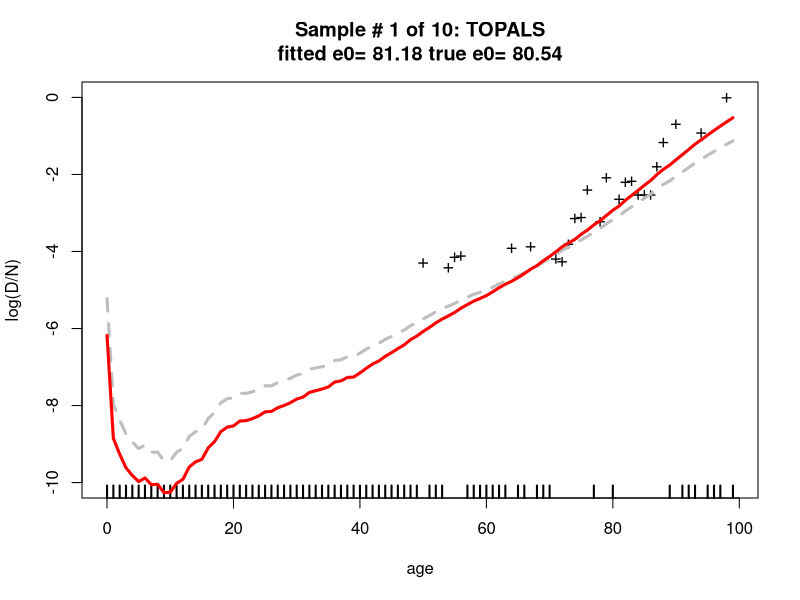
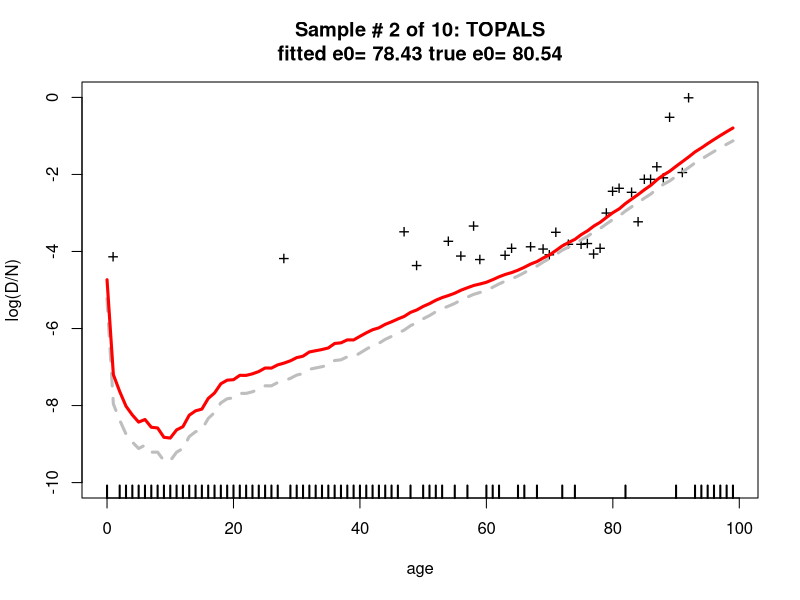
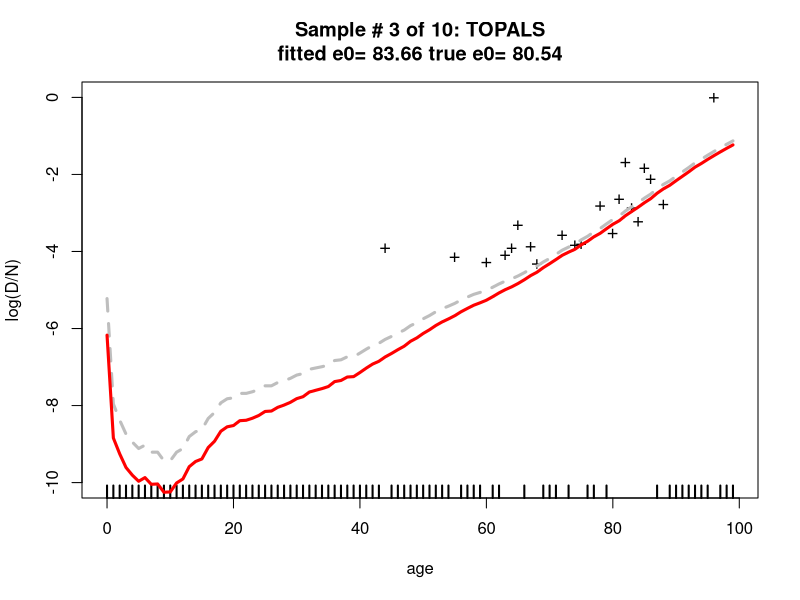
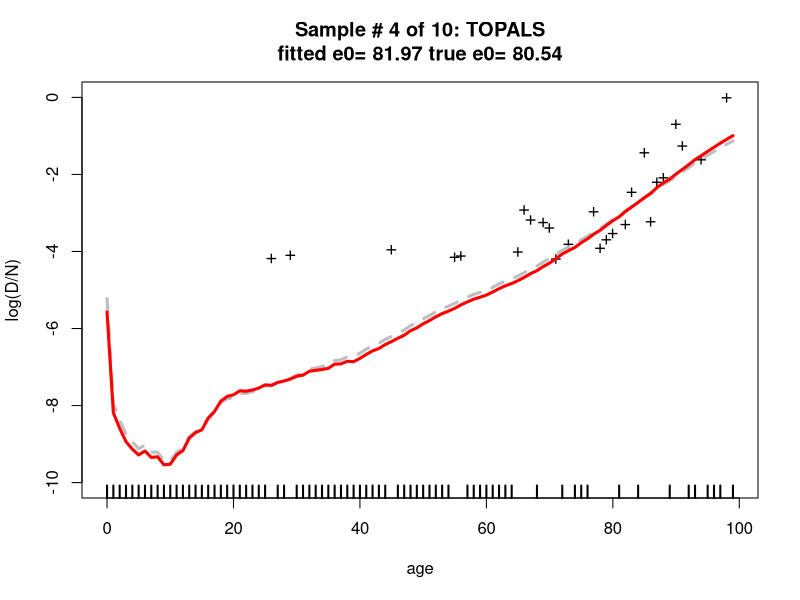
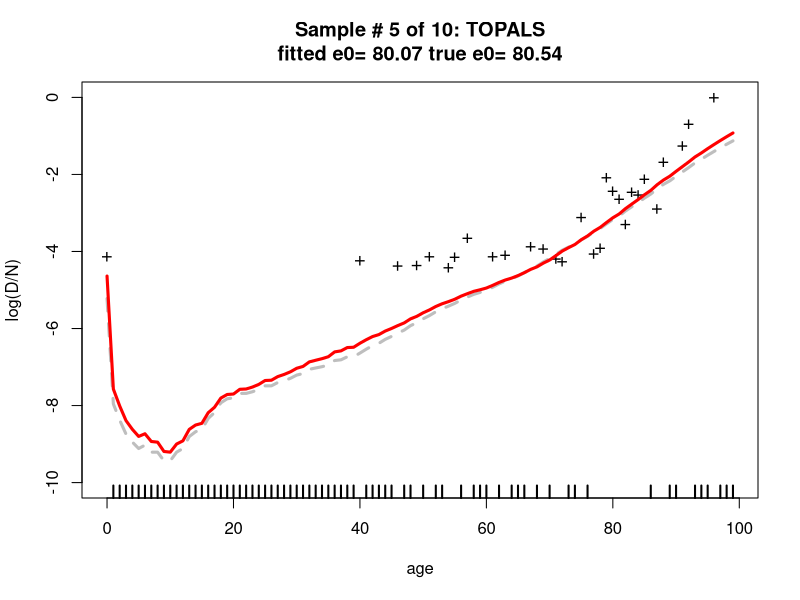
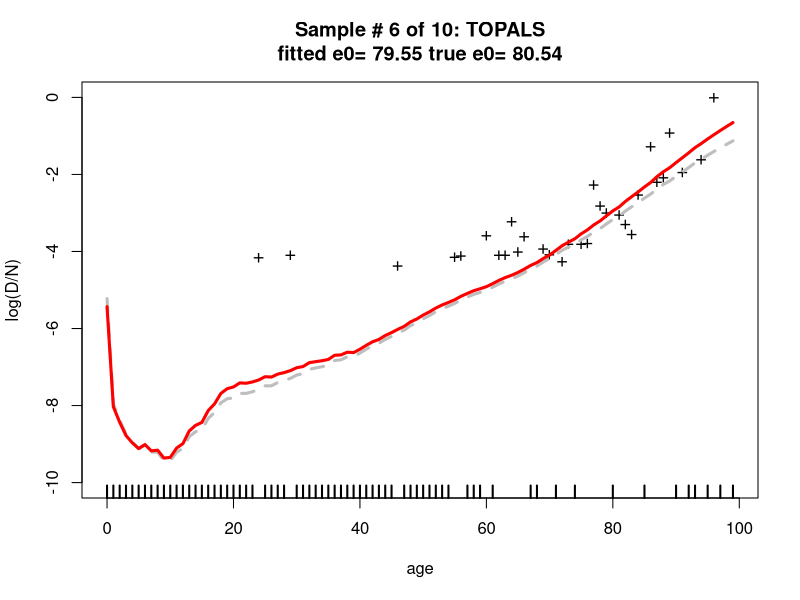
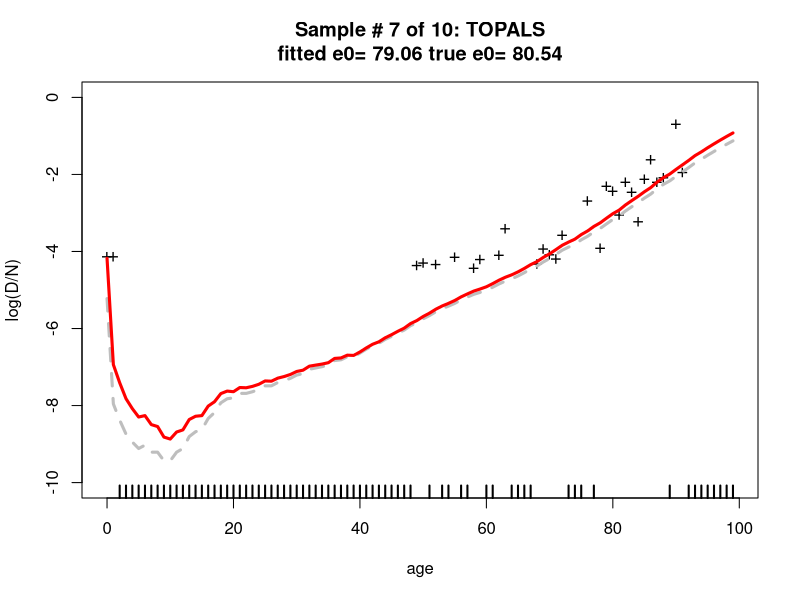
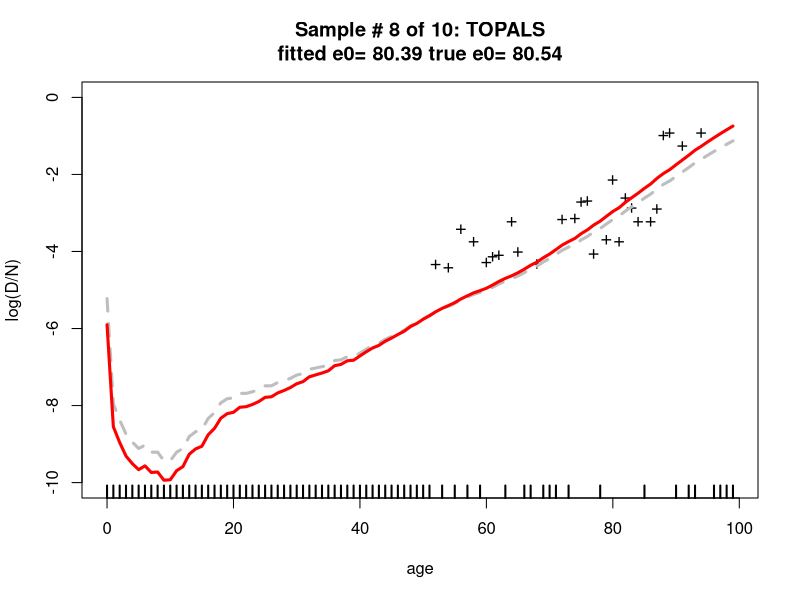

The R source for these figures, in order:
#------------------------------------------------------------
# TOPALS fitting function
#
# Carl Schmertmann
#   created 01 Mar 2018
#   edited  01 Mar 2018
#
# Fits TOPALS parameters to single-year (D,N) data by
# Newton-Raphson iteration with analytical derivatives
#
# A more complete explanation is in 
# https://github.com/schmert/TOPALS/blob/master/TOPALS_fitting.pdf
#------------------------------------------------------------

rm(list=ls())
graphics.off()
if (.Platform$OS.type == 'windows') windows(record=TRUE)

library(splines)



#==== THIS IS THE MAIN FUNCTION ====


TOPALS_fit = function( N, D, std,
                       max_age        = 99,
                       knot_positions = c(0,1,10,20,40,70), 
                       smoothing_k    = 1,
                       max_iter       = 20,
                       alpha_tol      = .00005,
                       details        = FALSE) {

    ## single years of age from 0 to max_age
    age = 0:max_age
    
    ## B is an Ax7 matrix. Each column is a linear B-spline basis function
    B      = splines::bs( age, knots=knot_positions, degree=1 )
    nalpha = ncol(B) 
    
    ## penalized log lik function
    Q = function(alpha) {
      lambda.hat = as.numeric( std + B %*% alpha)
      penalty    = smoothing_k * sum(diff(alpha)^2)
      return( sum(D * lambda.hat - N * exp(lambda.hat)) - penalty)
    }
    
    ## expected deaths function
    Dhat = function(alpha) {
      lambda.hat = std + B %*% alpha
      return(  as.numeric( N * exp(lambda.hat) ))
    }      
    
    ## S matrix for penalty
    S = matrix(0,nalpha-1,nalpha) 
    diag(S[, 1:(nalpha-1)]) = -1
    diag(S[, 2:(nalpha)  ]) = +1
    SS = crossprod(S)
    
    #------------------------------------------------
    # iteration function: 
    # next alpha vector as a function of current alpha
    #------------------------------------------------
    next_alpha = function(alpha) {
      dhat = Dhat(alpha)
      M = solve ( t(B) %*% diag(dhat) %*% B + 2*smoothing_k *SS)
      v = t(B) %*% (D - dhat) - 2* (smoothing_k * (SS %*% alpha))
      return( alpha + M %*% v)
    }
    
    ## main iteration:     
    a = rep(0, nalpha)
    
    niter = 0
    repeat {
      niter      = niter + 1
      last_param = a
      a          = next_alpha( a )  # update
      change     = a - last_param

      converge = all( abs(change) < alpha_tol)
      overrun  = (niter == max_iter)
      
      if (converge | overrun) { break }
      
    } # repeat
    
    if (details) {
      return( list( alpha    = a, 
                    converge = converge, 
                    maxiter  = overrun))
    } else return( a) 
    
} # TOPALS_fit


#==== END MAIN FUNCTION ====





#-----------------------------------------------------
# EXAMPLES: SMALL POPULATIONS WITH RANDOM DEATHS
#-----------------------------------------------------

age = 0:99

## Population by Age (5000 females, age structure similar to Estonia 2010)
N = c(62, 62, 50, 65, 56, 56, 40, 50, 43, 50, 
      42, 39, 34, 43, 45, 42, 53, 42, 45, 72, 
      66, 65, 63, 67, 64, 78, 65, 69, 65, 60, 
      70, 57, 46, 64, 58, 62, 59, 69, 69, 76, 
      69, 56, 58, 61, 50, 52, 79, 65, 75, 78, 
      73, 62, 76, 63, 83, 63, 61, 77, 84, 67, 
      72, 62, 60, 60, 50, 55, 37, 48, 75, 51, 
      59, 66, 71, 45, 46, 45, 44, 58, 50, 40, 
      34, 42, 27, 35, 25, 25, 25, 18, 16,  5, 
      2,  7,  2,  0,  5,  1,  1,  0,  1,  0)

## true mortality rates (Estonia 2010 from HMD)
mu = c(0.00246, 0.00064, 0.00026, 0.00014, 0.00014, 
       0.00059, 0.00031, 0.00016,       0,       0, 
       0.00034,       0, 0.00018,       0, 0.00016, 
       0.00047, 0.00015, 0.00013,       0, 0.00023, 
       0.00021,   2e-04,   1e-04, 0.00021, 0.00053, 
       0.00073, 0.00021, 0.00085, 0.00033, 0.00033, 
       0.00045, 0.00079, 0.00034, 0.00045, 0.00077, 
       0.00066, 0.00077, 0.00099, 0.00074, 0.00096, 
       0.00127, 0.00099, 0.00103,   7e-04, 0.00220, 
       0.00177, 0.00263, 0.00247, 0.00171, 0.00189, 
       0.00408, 0.00297, 0.00326, 0.00285, 0.00402, 
       0.00441, 0.00584, 0.00485, 0.00475, 0.00484, 
       0.00740, 0.00782, 0.00777, 0.01002, 0.01080, 
       0.01277, 0.01026, 0.01350, 0.01316, 0.01467, 
       0.01353, 0.01839, 0.02011, 0.02176, 0.02507, 
       0.02801, 0.03008, 0.03849, 0.04071, 0.05160, 
       0.05487, 0.06088, 0.06675, 0.07599, 0.08657, 
       0.09597, 0.12556, 0.11733, 0.14262, 0.16010, 
       0.17928, 0.20020, 0.22290, 0.24739, 0.27361, 
       0.30150, 0.33094, 0.36176, 0.39377, 0.42671)

## A reasonable standard schedule of log mortality rates: USA females 2015 from HMD
this.std = c(-5.2232, -7.9576, -8.3774, -8.7403, -8.948, 
             -9.1150, -9.0280, -9.2103, -9.2103, -9.4335, 
             -9.4335, -9.2103, -9.1150, -8.8049, -8.6797, 
             -8.6226, -8.3349, -8.1807, -7.9294, -7.8240, 
             -7.7994, -7.6843, -7.6843, -7.6417, -7.5811, 
             -7.4876, -7.4876, -7.4021, -7.3540, -7.2934,
             -7.2089, -7.1691, -7.0586, -7.0243, -6.9911, 
             -6.9486, -6.8308, -6.8124, -6.7338, -6.7338,
             -6.6377, -6.5362, -6.4440, -6.3830, -6.2818, 
             -6.2047, -6.1193, -6.0407, -5.9257, -5.8500, 
             -5.7477, -5.6636, -5.5649, -5.4846, -5.4194, 
             -5.3475, -5.2572, -5.1832, -5.1127, -5.0625, 
             -5.0071, -4.9281, -4.8422, -4.7689, -4.7094, 
             -4.6356, -4.5497, -4.4542, -4.3788, -4.2723, 
             -4.1819, -4.0757, -3.9660, -3.8859, -3.8126, 
             -3.6977, -3.6071, -3.4917, -3.4016, -3.2834, 
             -3.1696, -3.0791, -2.9481, -2.8382, -2.7308, 
             -2.6140, -2.5092, -2.3710, -2.2583, -2.1670, 
             -2.0485, -1.935,  -1.8211, -1.6996, -1.6052, 
             -1.5011, -1.4032, -1.3082, -1.2165, -1.1282)

# trapez approx of life expectancy from a logmx schedule over ages 0..99
e0 = function(logmx) {
  mx = exp(logmx)
  px = exp(-mx)
  lx = c(1,cumprod(px))
  return( sum(head(lx,-1) + tail(lx,-1)) / 2)
}


set.seed(6447100)   # change this if you want a different random dataset

## Draw random samples of deaths D ~ Poisson(N*mu). Fit and display TOPALS model.

nsim = 10 

B  = bs( 0:99, knots=c(0,1,10,20,40,70), degree=1 )

true_e0 = round( e0(log(mu)), 2)

for (i in 1:nsim) {
    D = rpois(100, N*mu)   # random deaths
  
    fitted_alpha = TOPALS_fit( N, D, this.std)

    fitted_logmx = this.std + B %*% fitted_alpha
    
    this.e0    = e0(fitted_logmx)
    this.title = paste0('Sample # ',i, ' of ',nsim,': TOPALS\nfitted e0= ', round(this.e0,2),
                        ' true e0= ', true_e0) 
    
    plot( age, log(D/N), ylim=c(-10,0), pch='+', cex=1.2, main=this.title)
    rug( age[D==0], lwd=2)
    lines(age, this.std, type='l', lty=2, col='grey', lwd=3)
    lines(age, fitted_logmx, lty=1, col='red', lwd=3)

}


## With a very high smoothing_k,  TOPALS = indirect standardization = 
##  up and down shifts of standard schedule

nsim = 10 

B  = bs( 0:99, knots=c(0,1,10,20,40,70), degree=1 )

true_e0 = round( e0(log(mu)), 2)

for (i in 1:nsim) {
  D = rpois(100, N*mu)   # random deaths
  
  fitted_alpha = TOPALS_fit( N, D, this.std, smoothing_k = 10000)  #<<<<<<
  
  fitted_logmx = this.std + B %*% fitted_alpha
  
  this.e0    = e0(fitted_logmx)
  this.title = paste0('Sample # ',i, ' of ',nsim,': TOPALS with high smoothing_k\nfitted e0= ', round(this.e0,2),
                      ' true e0= ', true_e0) 
  
  plot( age, log(D/N), ylim=c(-10,0), pch='+', cex=1.2, main=this.title)
  rug( age[D==0], lwd=2)
  lines(age, this.std, type='l', lty=2, col='grey', lwd=3)
  lines(age, fitted_logmx, lty=1, col='blue', lwd=3)
  
}
